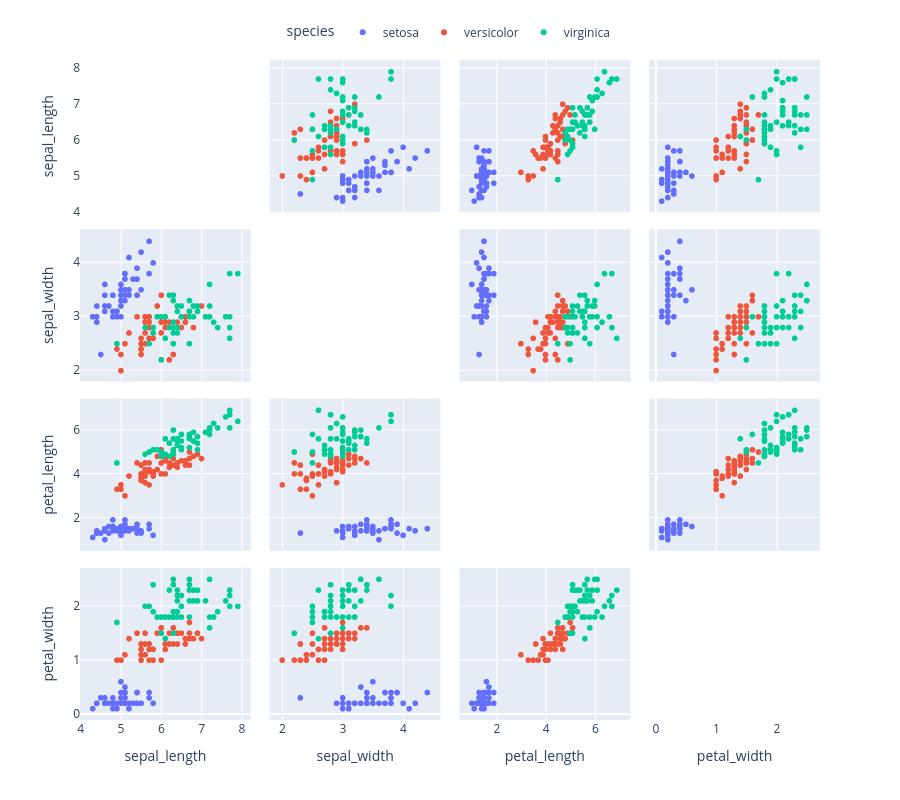

Here is the notebook cell this chart was saved with:
### Code cell
fig = px.scatter_matrix(
    df,
    dimensions=features,
    color="species"
)
fig.update_traces(diagonal_visible=False)
# fijar leyenda en el top center
fig.update_layout(legend=dict(
    orientation="h",
    yanchor="bottom",
    y=1.02,
    xanchor="center",
    x=0.5
))

# fijar la altura del grafico
fig.update_layout(height=800)
fig.show()

### Figure 1 — Plotly figure (JSON) as saved in the notebook; plotly's stock layout.template omitted (floating-point values rounded to 4 significant figures)
{"data": [{"diagonal": {"visible": false}, "dimensions": [{"axis": {"matches": true}, "label": "sepal_length", "values": [5.1, 4.9, 4.7, 4.6, 5.0, 5.4, 4.6, 5.0, 4.4, 4.9, 5.4, 4.8, 4.8, 4.3, 5.8, 5.7, 5.4, 5.1, 5.7, 5.1, 5.4, 5.1, 4.6, 5.1, 4.8, 5.0, 5.0, 5.2, 5.2, 4.7, 4.8, 5.4, 5.2, 5.5, 4.9, 5.0, 5.5, 4.9, 4.4, 5.1, 5.0, 4.5, 4.4, 5.0, 5.1, 4.8, 5.1, 4.6, 5.3, 5.0]}, {"axis": {"matches": true}, "label": "sepal_width", "values": [3.5, 3.0, 3.2, 3.1, 3.6, 3.9, 3.4, 3.4, 2.9, 3.1, 3.7, 3.4, 3.0, 3.0, 4.0, 4.4, 3.9, 3.5, 3.8, 3.8, 3.4, 3.7, 3.6, 3.3, 3.4, 3.0, 3.4, 3.5, 3.4, 3.2, 3.1, 3.4, 4.1, 4.2, 3.1, 3.2, 3.5, 3.1, 3.0, 3.4, 3.5, 2.3, 3.2, 3.5, 3.8, 3.0, 3.8, 3.2, 3.7, 3.3]}, {"axis": {"matches": true}, "label": "petal_length", "values": [1.4, 1.4, 1.3, 1.5, 1.4, 1.7, 1.4, 1.5, 1.4, 1.5, 1.5, 1.6, 1.4, 1.1, 1.2, 1.5, 1.3, 1.4, 1.7, 1.5, 1.7, 1.5, 1.0, 1.7, 1.9, 1.6, 1.6, 1.5, 1.4, 1.6, 1.6, 1.5, 1.5, 1.4, 1.5, 1.2, 1.3, 1.5, 1.3, 1.5, 1.3, 1.3, 1.3, 1.6, 1.9, 1.4, 1.6, 1.4, 1.5, 1.4]}, {"axis": {"matches": true}, "label": "petal_width", "values": [0.2, 0.2, 0.2, 0.2, 0.2, 0.4, 0.3, 0.2, 0.2, 0.1, 0.2, 0.2, 0.1, 0.1, 0.2, 0.4, 0.4, 0.3, 0.3, 0.3, 0.2, 0.4, 0.2, 0.5, 0.2, 0.2, 0.4, 0.2, 0.2, 0.2, 0.2, 0.4, 0.1, 0.2, 0.1, 0.2, 0.2, 0.1, 0.2, 0.2, 0.3, 0.3, 0.2, 0.6, 0.4, 0.3, 0.2, 0.2, 0.2, 0.2]}], "hovertemplate": "species=setosa<br>%{xaxis.title.text}=%{x}<br>%{yaxis.title.text}=%{y}<extra></extra>", "legendgroup": "setosa", "marker": {"color": "#636efa", "symbol": "circle"}, "name": "setosa", "showlegend": true, "type": "splom"}, {"diagonal": {"visible": false}, "dimensions": [{"axis": {"matches": true}, "label": "sepal_length", "values": [7.0, 6.4, 6.9, 5.5, 6.5, 5.7, 6.3, 4.9, 6.6, 5.2, 5.0, 5.9, 6.0, 6.1, 5.6, 6.7, 5.6, 5.8, 6.2, 5.6, 5.9, 6.1, 6.3, 6.1, 6.4, 6.6, 6.8, 6.7, 6.0, 5.7, 5.5, 5.5, 5.8, 6.0, 5.4, 6.0, 6.7, 6.3, 5.6, 5.5, 5.5, 6.1, 5.8, 5.0, 5.6, 5.7, 5.7, 6.2, 5.1, 5.7]}, {"axis": {"matches": true}, "label": "sepal_width", "values": [3.2, 3.2, 3.1, 2.3, 2.8, 2.8, 3.3, 2.4, 2.9, 2.7, 2.0, 3.0, 2.2, 2.9, 2.9, 3.1, 3.0, 2.7, 2.2, 2.5, 3.2, 2.8, 2.5, 2.8, 2.9, 3.0, 2.8, 3.0, 2.9, 2.6, 2.4, 2.4, 2.7, 2.7, 3.0, 3.4, 3.1, 2.3, 3.0, 2.5, 2.6, 3.0, 2.6, 2.3, 2.7, 3.0, 2.9, 2.9, 2.5, 2.8]}, {"axis": {"matches": true}, "label": "petal_length", "values": [4.7, 4.5, 4.9, 4.0, 4.6, 4.5, 4.7, 3.3, 4.6, 3.9, 3.5, 4.2, 4.0, 4.7, 3.6, 4.4, 4.5, 4.1, 4.5, 3.9, 4.8, 4.0, 4.9, 4.7, 4.3, 4.4, 4.8, 5.0, 4.5, 3.5, 3.8, 3.7, 3.9, 5.1, 4.5, 4.5, 4.7, 4.4, 4.1, 4.0, 4.4, 4.6, 4.0, 3.3, 4.2, 4.2, 4.2, 4.3, 3.0, 4.1]}, {"axis": {"matches": true}, "label": "petal_width", "values": [1.4, 1.5, 1.5, 1.3, 1.5, 1.3, 1.6, 1.0, 1.3, 1.4, 1.0, 1.5, 1.0, 1.4, 1.3, 1.4, 1.5, 1.0, 1.5, 1.1, 1.8, 1.3, 1.5, 1.2, 1.3, 1.4, 1.4, 1.7, 1.5, 1.0, 1.1, 1.0, 1.2, 1.6, 1.5, 1.6, 1.5, 1.3, 1.3, 1.3, 1.2, 1.4, 1.2, 1.0, 1.3, 1.2, 1.3, 1.3, 1.1, 1.3]}], "hovertemplate": "species=versicolor<br>%{xaxis.title.text}=%{x}<br>%{yaxis.title.text}=%{y}<extra></extra>", "legendgroup": "versicolor", "marker": {"color": "#EF553B", "symbol": "circle"}, "name": "versicolor", "showlegend": true, "type": "splom"}, {"diagonal": {"visible": false}, "dimensions": [{"axis": {"matches": true}, "label": "sepal_length", "values": [6.3, 5.8, 7.1, 6.3, 6.5, 7.6, 4.9, 7.3, 6.7, 7.2, 6.5, 6.4, 6.8, 5.7, 5.8, 6.4, 6.5, 7.7, 7.7, 6.0, 6.9, 5.6, 7.7, 6.3, 6.7, 7.2, 6.2, 6.1, 6.4, 7.2, 7.4, 7.9, 6.4, 6.3, 6.1, 7.7, 6.3, 6.4, 6.0, 6.9, 6.7, 6.9, 5.8, 6.8, 6.7, 6.7, 6.3, 6.5, 6.2, 5.9]}, {"axis": {"matches": true}, "label": "sepal_width", "values": [3.3, 2.7, 3.0, 2.9, 3.0, 3.0, 2.5, 2.9, 2.5, 3.6, 3.2, 2.7, 3.0, 2.5, 2.8, 3.2, 3.0, 3.8, 2.6, 2.2, 3.2, 2.8, 2.8, 2.7, 3.3, 3.2, 2.8, 3.0, 2.8, 3.0, 2.8, 3.8, 2.8, 2.8, 2.6, 3.0, 3.4, 3.1, 3.0, 3.1, 3.1, 3.1, 2.7, 3.2, 3.3, 3.0, 2.5, 3.0, 3.4, 3.0]}, {"axis": {"matches": true}, "label": "petal_length", "values": [6.0, 5.1, 5.9, 5.6, 5.8, 6.6, 4.5, 6.3, 5.8, 6.1, 5.1, 5.3, 5.5, 5.0, 5.1, 5.3, 5.5, 6.7, 6.9, 5.0, 5.7, 4.9, 6.7, 4.9, 5.7, 6.0, 4.8, 4.9, 5.6, 5.8, 6.1, 6.4, 5.6, 5.1, 5.6, 6.1, 5.6, 5.5, 4.8, 5.4, 5.6, 5.1, 5.1, 5.9, 5.7, 5.2, 5.0, 5.2, 5.4, 5.1]}, {"axis": {"matches": true}, "label": "petal_width", "values": [2.5, 1.9, 2.1, 1.8, 2.2, 2.1, 1.7, 1.8, 1.8, 2.5, 2.0, 1.9, 2.1, 2.0, 2.4, 2.3, 1.8, 2.2, 2.3, 1.5, 2.3, 2.0, 2.0, 1.8, 2.1, 1.8, 1.8, 1.8, 2.1, 1.6, 1.9, 2.0, 2.2, 1.5, 1.4, 2.3, 2.4, 1.8, 1.8, 2.1, 2.4, 2.3, 1.9, 2.3, 2.5, 2.3, 1.9, 2.0, 2.3, 1.8]}], "hovertemplate": "species=virginica<br>%{xaxis.title.text}=%{x}<br>%{yaxis.title.text}=%{y}<extra></extra>", "legendgroup": "virginica", "marker": {"color": "#00cc96", "symbol": "circle"}, "name": "virginica", "showlegend": true, "type": "splom"}], "layout": {"dragmode": "select", "height": 800, "legend": {"orientation": "h", "title": {"text": "species"}, "tracegroupgap": 0, "x": 0.5, "xanchor": "center", "y": 1.02, "yanchor": "bottom"}, "margin": {"t": 60}}}
